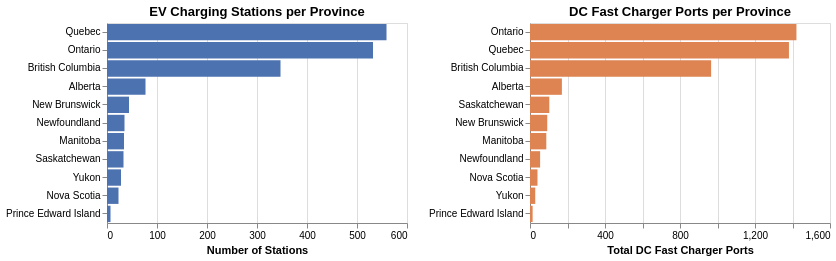

This figure's notebook cell:
### Markdown cell above
## 1. Province-Level Summary

How are fast chargers distributed across Canadian provinces?

### Code cell
prov = (
    df.groupby("province")
    .agg(
        num_stations=("id", "count"),
        total_dc_fast=("ev_dc_fast_count", "sum"),
        total_level2=("ev_level2_evse_num", "sum"),
    )
    .sort_values("total_dc_fast", ascending=False)
    .reset_index()
)
prov["total_chargers"] = prov["total_dc_fast"] + prov["total_level2"]
print(prov.to_string(index=False))

chart_stations = (
    alt.Chart(prov)
    .mark_bar(color="#4C72B0")
    .encode(
        x=alt.X("num_stations:Q", title="Number of Stations"),
        y=alt.Y("province:N", sort="-x", title=None),
        tooltip=["province", "num_stations", "total_dc_fast", "total_level2"],
    )
    .properties(title="EV Charging Stations per Province", width=300, height=200)
)

chart_fast = (
    alt.Chart(prov)
    .mark_bar(color="#DD8452")
    .encode(
        x=alt.X("total_dc_fast:Q", title="Total DC Fast Charger Ports"),
        y=alt.Y("province:N", sort="-x", title=None),
        tooltip=["province", "total_dc_fast", "num_stations"],
    )
    .properties(title="DC Fast Charger Ports per Province", width=300, height=200)
)
fig_prov = (chart_stations | chart_fast)
fig_prov.save("docs/img/fig_province_summary.png")

fig_prov

### Figure 1 — Vega-Lite specification as saved in the notebook (floating-point values rounded to 4 significant figures)
{"config": {"view": {"continuousWidth": 300, "continuousHeight": 300}}, "hconcat": [{"mark": {"type": "bar", "color": "#4C72B0"}, "encoding": {"tooltip": [{"field": "province", "type": "nominal"}, {"field": "num_stations", "type": "quantitative"}, {"field": "total_dc_fast", "type": "quantitative"}, {"field": "total_level2", "type": "quantitative"}], "x": {"field": "num_stations", "title": "Number of Stations", "type": "quantitative"}, "y": {"field": "province", "sort": "-x", "title": null, "type": "nominal"}}, "height": 200, "title": "EV Charging Stations per Province", "width": 300}, {"mark": {"type": "bar", "color": "#DD8452"}, "encoding": {"tooltip": [{"field": "province", "type": "nominal"}, {"field": "total_dc_fast", "type": "quantitative"}, {"field": "num_stations", "type": "quantitative"}], "x": {"field": "total_dc_fast", "title": "Total DC Fast Charger Ports", "type": "quantitative"}, "y": {"field": "province", "sort": "-x", "title": null, "type": "nominal"}}, "height": 200, "title": "DC Fast Charger Ports per Province", "width": 300}], "data": {"name": "data-de1d49245f1f0f49d20820ac425aa5a6"}, "$schema": "https://vega.github.io/schema/vega-lite/v6.1.0.json", "datasets": {"data-de1d49245f1f0f49d20820ac425aa5a6": [{"province": "Ontario", "num_stations": 532, "total_dc_fast": 1421, "total_level2": 174.0, "total_chargers": 1595.0}, {"province": "Quebec", "num_stations": 559, "total_dc_fast": 1381, "total_level2": 154.0, "total_chargers": 1535.0}, {"province": "British Columbia", "num_stations": 347, "total_dc_fast": 966, "total_level2": 70.0, "total_chargers": 1036.0}, {"province": "Alberta", "num_stations": 77, "total_dc_fast": 170, "total_level2": 33.0, "total_chargers": 203.0}, {"province": "Saskatchewan", "num_stations": 33, "total_dc_fast": 103, "total_level2": 9.0, "total_chargers": 112.0}, {"province": "New Brunswick", "num_stations": 44, "total_dc_fast": 92, "total_level2": 28.0, "total_chargers": 120.0}, {"province": "Manitoba", "num_stations": 34, "total_dc_fast": 87, "total_level2": 7.0, "total_chargers": 94.0}, {"province": "Newfoundland", "num_stations": 35, "total_dc_fast": 54, "total_level2": 0.0, "total_chargers": 54.0}, {"province": "Nova Scotia", "num_stations": 23, "total_dc_fast": 40, "total_level2": 12.0, "total_chargers": 52.0}, {"province": "Yukon", "num_stations": 28, "total_dc_fast": 28, "total_level2": 4.0, "total_chargers": 32.0}, {"province": "Prince Edward Island", "num_stations": 7, "total_dc_fast": 14, "total_level2": 5.0, "total_chargers": 19.0}]}}
